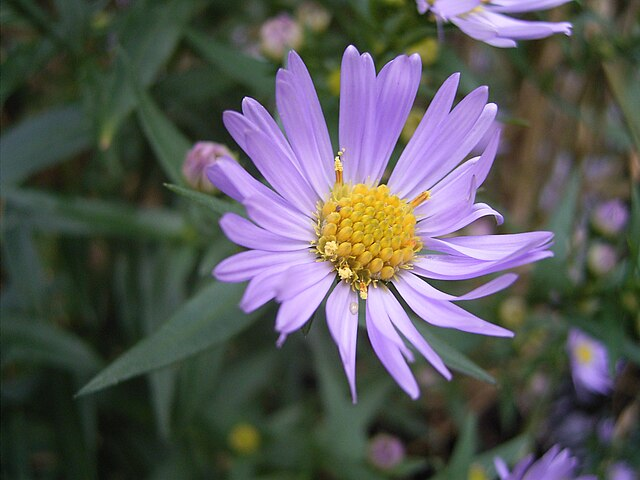
#> input picture Practical 1/Practical 3/Practical 3B/Flower.jpg, 640 x 480 px, found by its file name
$ python Prewitt_Filter_11.py
#> lines starting #> are read from the running program, lines starting #| are printed output that depends on the picture
import numpy as np
import cv2
import matplotlib.pyplot as plt

def apply_prewitt_filter(image_path):
    # Read the image in grayscale
    img = cv2.imread(image_path, cv2.IMREAD_GRAYSCALE)
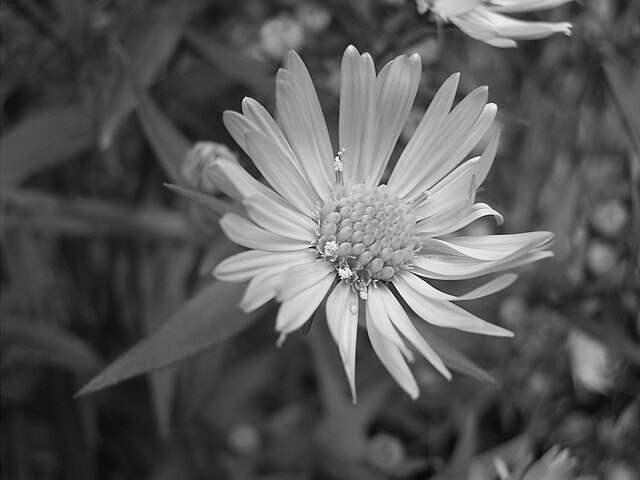
#> img: shape (480, 640); min 0, max 255, mean 88.3
    if img is None:
        print("Error: Unable to load image.")
        return
    # Define Prewitt operator kernels
    prewitt_x = np.array([[1, 0, -1], [1, 0, -1], [1, 0, -1]], dtype=np.float32)
    prewitt_y = np.array([[1, 1, 1], [0, 0, 0], [-1, -1, -1]], dtype=np.float32)
    # Apply filters
    grad_x = cv2.filter2D(img, -1, prewitt_x)
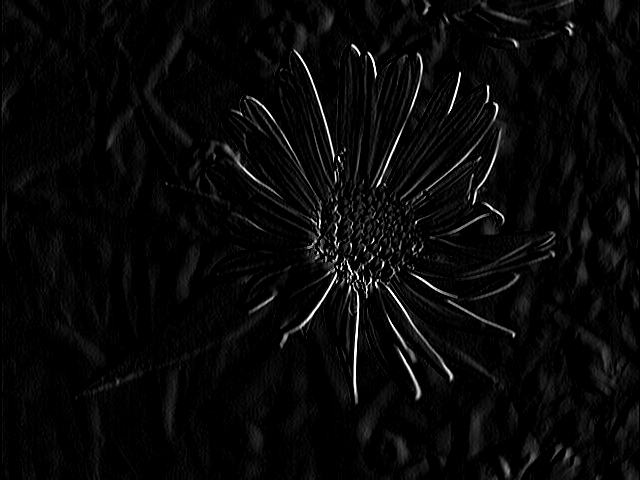
#> grad_x: shape (480, 640); min 0, max 255, mean 8.3
    grad_y = cv2.filter2D(img, -1, prewitt_y)
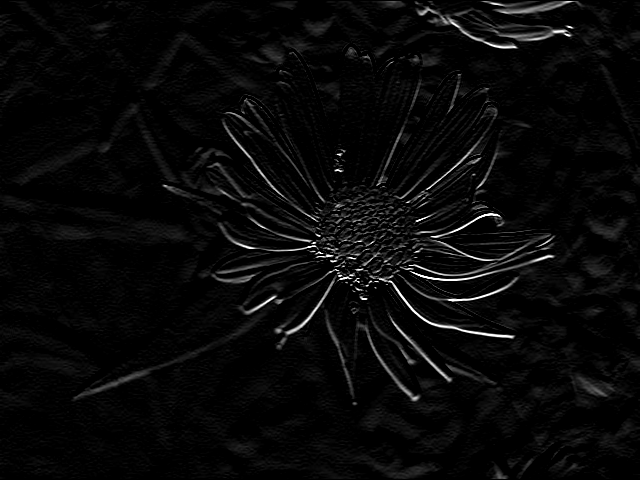
#> grad_y: shape (480, 640); min 0, max 255, mean 8.6
    # Combine gradients
    gradient_magnitude = cv2.magnitude(grad_x.astype(np.float32), grad_y.astype(np.float32))
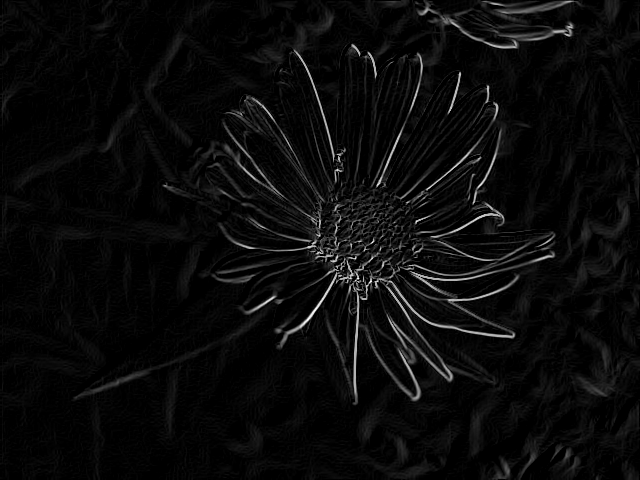
#> gradient_magnitude: shape (480, 640) float32; min 0, max 360.6, mean 15.2; drawn with min black and max white
    gradient_magnitude = cv2.normalize(gradient_magnitude, None, 0, 255, cv2.NORM_MINMAX).astype(np.uint8)
    # Display results
    plt.figure(figsize=(10, 5))
    plt.subplot(1, 3, 1), plt.imshow(img, cmap='gray'), plt.title('Original Image')
    plt.subplot(1, 3, 2), plt.imshow(grad_x, cmap='gray'), plt.title('Prewitt X')
    plt.subplot(1, 3, 3), plt.imshow(grad_y, cmap='gray'), plt.title('Prewitt Y')
    plt.figure(figsize=(5, 5))
    plt.imshow(gradient_magnitude, cmap='gray'), plt.title('Gradient Magnitude')
    plt.show()

# Example usage
apply_prewitt_filter('C:/Users/admin/Desktop/Nupur (M.Sc.IT)/CV Practical/Practical 4/Flower.jpg')
